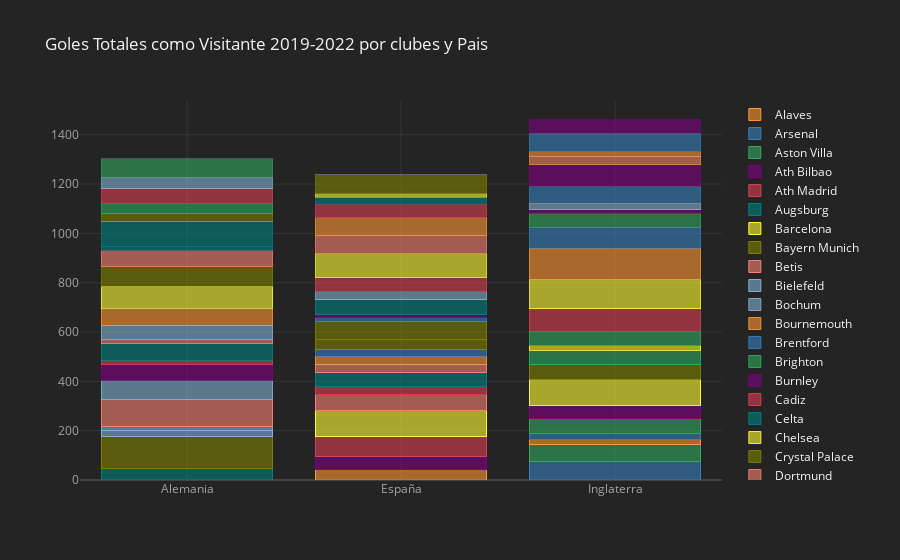

Notebook source saved alongside this figure:
### Code cell
# barchart 
    # doble click sobre un club en la leyenda para aislar su resultado

df_visitante.iplot(kind='bar',barmode='stack', title='Goles Totales como Visitante 2019-2022 por clubes y Pais')

### Figure 1 — Plotly figure (JSON) as saved in the notebook; plotly's stock layout.template omitted (floating-point values rounded to 4 significant figures)
{"data": [{"marker": {"color": "rgba(255, 153, 51, 0.6)", "line": {"color": "rgba(255, 153, 51, 1.0)", "width": 1}}, "name": "Alaves", "orientation": "v", "text": "", "type": "bar", "x": ["Alemania", "España", "Inglaterra"], "y": [0, 43, 0]}, {"marker": {"color": "rgba(55, 128, 191, 0.6)", "line": {"color": "rgba(55, 128, 191, 1.0)", "width": 1}}, "name": "Arsenal", "orientation": "v", "text": "", "type": "bar", "x": ["Alemania", "España", "Inglaterra"], "y": [0, 0, 77]}, {"marker": {"color": "rgba(50, 171, 96, 0.6)", "line": {"color": "rgba(50, 171, 96, 1.0)", "width": 1}}, "name": "Aston Villa", "orientation": "v", "text": "", "type": "bar", "x": ["Alemania", "España", "Inglaterra"], "y": [0, 0, 68]}, {"marker": {"color": "rgba(128, 0, 128, 0.6)", "line": {"color": "rgba(128, 0, 128, 1.0)", "width": 1}}, "name": "Ath Bilbao", "orientation": "v", "text": "", "type": "bar", "x": ["Alemania", "España", "Inglaterra"], "y": [0, 51, 0]}, {"marker": {"color": "rgba(219, 64, 82, 0.6)", "line": {"color": "rgba(219, 64, 82, 1.0)", "width": 1}}, "name": "Ath Madrid", "orientation": "v", "text": "", "type": "bar", "x": ["Alemania", "España", "Inglaterra"], "y": [0, 81, 0]}, {"marker": {"color": "rgba(0, 128, 128, 0.6)", "line": {"color": "rgba(0, 128, 128, 1.0)", "width": 1}}, "name": "Augsburg", "orientation": "v", "text": "", "type": "bar", "x": ["Alemania", "España", "Inglaterra"], "y": [46, 0, 0]}, {"marker": {"color": "rgba(255, 255, 51, 0.6)", "line": {"color": "rgba(255, 255, 51, 1.0)", "width": 1}}, "name": "Barcelona", "orientation": "v", "text": "", "type": "bar", "x": ["Alemania", "España", "Inglaterra"], "y": [0, 106, 0]}, {"marker": {"color": "rgba(128, 128, 0, 0.6)", "line": {"color": "rgba(128, 128, 0, 1.0)", "width": 1}}, "name": "Bayern Munich", "orientation": "v", "text": "", "type": "bar", "x": ["Alemania", "España", "Inglaterra"], "y": [131, 0, 0]}, {"marker": {"color": "rgba(251, 128, 114, 0.6)", "line": {"color": "rgba(251, 128, 114, 1.0)", "width": 1}}, "name": "Betis", "orientation": "v", "text": "", "type": "bar", "x": ["Alemania", "España", "Inglaterra"], "y": [0, 65, 0]}, {"marker": {"color": "rgba(128, 177, 211, 0.6)", "line": {"color": "rgba(128, 177, 211, 1.0)", "width": 1}}, "name": "Bielefeld", "orientation": "v", "text": "", "type": "bar", "x": ["Alemania", "España", "Inglaterra"], "y": [25, 0, 0]}, {"marker": {"color": "rgba(128, 177, 211, 0.6)", "line": {"color": "rgba(128, 177, 211, 0.8999999999999999)", "width": 1}}, "name": "Bochum", "orientation": "v", "text": "", "type": "bar", "x": ["Alemania", "España", "Inglaterra"], "y": [17, 0, 0]}, {"marker": {"color": "rgba(255, 153, 51, 0.6)", "line": {"color": "rgba(255, 153, 51, 0.8999999999999999)", "width": 1}}, "name": "Bournemouth", "orientation": "v", "text": "", "type": "bar", "x": ["Alemania", "España", "Inglaterra"], "y": [0, 0, 18]}, {"marker": {"color": "rgba(55, 128, 191, 0.6)", "line": {"color": "rgba(55, 128, 191, 0.8999999999999999)", "width": 1}}, "name": "Brentford", "orientation": "v", "text": "", "type": "bar", "x": ["Alemania", "España", "Inglaterra"], "y": [0, 0, 26]}, {"marker": {"color": "rgba(50, 171, 96, 0.6)", "line": {"color": "rgba(50, 171, 96, 0.8999999999999999)", "width": 1}}, "name": "Brighton", "orientation": "v", "text": "", "type": "bar", "x": ["Alemania", "España", "Inglaterra"], "y": [0, 0, 60]}, {"marker": {"color": "rgba(128, 0, 128, 0.6)", "line": {"color": "rgba(128, 0, 128, 0.8999999999999999)", "width": 1}}, "name": "Burnley", "orientation": "v", "text": "", "type": "bar", "x": ["Alemania", "España", "Inglaterra"], "y": [0, 0, 54]}, {"marker": {"color": "rgba(219, 64, 82, 0.6)", "line": {"color": "rgba(219, 64, 82, 0.8999999999999999)", "width": 1}}, "name": "Cadiz", "orientation": "v", "text": "", "type": "bar", "x": ["Alemania", "España", "Inglaterra"], "y": [0, 35, 0]}, {"marker": {"color": "rgba(0, 128, 128, 0.6)", "line": {"color": "rgba(0, 128, 128, 0.8999999999999999)", "width": 1}}, "name": "Celta", "orientation": "v", "text": "", "type": "bar", "x": ["Alemania", "España", "Inglaterra"], "y": [0, 57, 0]}, {"marker": {"color": "rgba(255, 255, 51, 0.6)", "line": {"color": "rgba(255, 255, 51, 0.8999999999999999)", "width": 1}}, "name": "Chelsea", "orientation": "v", "text": "", "type": "bar", "x": ["Alemania", "España", "Inglaterra"], "y": [0, 0, 105]}, {"marker": {"color": "rgba(128, 128, 0, 0.6)", "line": {"color": "rgba(128, 128, 0, 0.8999999999999999)", "width": 1}}, "name": "Crystal Palace", "orientation": "v", "text": "", "type": "bar", "x": ["Alemania", "España", "Inglaterra"], "y": [0, 0, 60]}, {"marker": {"color": "rgba(251, 128, 114, 0.6)", "line": {"color": "rgba(251, 128, 114, 0.8999999999999999)", "width": 1}}, "name": "Dortmund", "orientation": "v", "text": "", "type": "bar", "x": ["Alemania", "España", "Inglaterra"], "y": [106, 0, 0]}, {"marker": {"color": "rgba(251, 128, 114, 0.6)", "line": {"color": "rgba(251, 128, 114, 0.7999999999999998)", "width": 1}}, "name": "Eibar", "orientation": "v", "text": "", "type": "bar", "x": ["Alemania", "España", "Inglaterra"], "y": [0, 31, 0]}, {"marker": {"color": "rgba(128, 177, 211, 0.6)", "line": {"color": "rgba(128, 177, 211, 0.7999999999999998)", "width": 1}}, "name": "Ein Frankfurt", "orientation": "v", "text": "", "type": "bar", "x": ["Alemania", "España", "Inglaterra"], "y": [80, 0, 0]}, {"marker": {"color": "rgba(255, 153, 51, 0.6)", "line": {"color": "rgba(255, 153, 51, 0.7999999999999998)", "width": 1}}, "name": "Elche", "orientation": "v", "text": "", "type": "bar", "x": ["Alemania", "España", "Inglaterra"], "y": [0, 32, 0]}, {"marker": {"color": "rgba(55, 128, 191, 0.6)", "line": {"color": "rgba(55, 128, 191, 0.7999999999999998)", "width": 1}}, "name": "Espanol", "orientation": "v", "text": "", "type": "bar", "x": ["Alemania", "España", "Inglaterra"], "y": [0, 27, 0]}, {"marker": {"color": "rgba(50, 171, 96, 0.6)", "line": {"color": "rgba(50, 171, 96, 0.7999999999999998)", "width": 1}}, "name": "Everton", "orientation": "v", "text": "", "type": "bar", "x": ["Alemania", "España", "Inglaterra"], "y": [0, 0, 59]}, {"marker": {"color": "rgba(128, 0, 128, 0.6)", "line": {"color": "rgba(128, 0, 128, 0.7999999999999998)", "width": 1}}, "name": "FC Koln", "orientation": "v", "text": "", "type": "bar", "x": ["Alemania", "España", "Inglaterra"], "y": [62, 0, 0]}, {"marker": {"color": "rgba(219, 64, 82, 0.6)", "line": {"color": "rgba(219, 64, 82, 0.7999999999999998)", "width": 1}}, "name": "Fortuna Dusseldorf", "orientation": "v", "text": "", "type": "bar", "x": ["Alemania", "España", "Inglaterra"], "y": [18, 0, 0]}, {"marker": {"color": "rgba(0, 128, 128, 0.6)", "line": {"color": "rgba(0, 128, 128, 0.7999999999999998)", "width": 1}}, "name": "Freiburg", "orientation": "v", "text": "", "type": "bar", "x": ["Alemania", "España", "Inglaterra"], "y": [70, 0, 0]}, {"marker": {"color": "rgba(255, 255, 51, 0.6)", "line": {"color": "rgba(255, 255, 51, 0.7999999999999998)", "width": 1}}, "name": "Fulham", "orientation": "v", "text": "", "type": "bar", "x": ["Alemania", "España", "Inglaterra"], "y": [0, 0, 18]}, {"marker": {"color": "rgba(128, 128, 0, 0.6)", "line": {"color": "rgba(128, 128, 0, 0.7999999999999998)", "width": 1}}, "name": "Getafe", "orientation": "v", "text": "", "type": "bar", "x": ["Alemania", "España", "Inglaterra"], "y": [0, 43, 0]}, {"marker": {"color": "rgba(128, 128, 0, 0.6)", "line": {"color": "rgba(128, 128, 0, 0.7)", "width": 1}}, "name": "Granada", "orientation": "v", "text": "", "type": "bar", "x": ["Alemania", "España", "Inglaterra"], "y": [0, 70, 0]}, {"marker": {"color": "rgba(251, 128, 114, 0.6)", "line": {"color": "rgba(251, 128, 114, 0.7)", "width": 1}}, "name": "Greuther Furth", "orientation": "v", "text": "", "type": "bar", "x": ["Alemania", "España", "Inglaterra"], "y": [13, 0, 0]}, {"marker": {"color": "rgba(128, 177, 211, 0.6)", "line": {"color": "rgba(128, 177, 211, 0.7)", "width": 1}}, "name": "Hertha", "orientation": "v", "text": "", "type": "bar", "x": ["Alemania", "España", "Inglaterra"], "y": [58, 0, 0]}, {"marker": {"color": "rgba(255, 153, 51, 0.6)", "line": {"color": "rgba(255, 153, 51, 0.7)", "width": 1}}, "name": "Hoffenheim", "orientation": "v", "text": "", "type": "bar", "x": ["Alemania", "España", "Inglaterra"], "y": [71, 0, 0]}, {"marker": {"color": "rgba(55, 128, 191, 0.6)", "line": {"color": "rgba(55, 128, 191, 0.7)", "width": 1}}, "name": "Huesca", "orientation": "v", "text": "", "type": "bar", "x": ["Alemania", "España", "Inglaterra"], "y": [0, 17, 0]}, {"marker": {"color": "rgba(50, 171, 96, 0.6)", "line": {"color": "rgba(50, 171, 96, 0.7)", "width": 1}}, "name": "Leeds", "orientation": "v", "text": "", "type": "bar", "x": ["Alemania", "España", "Inglaterra"], "y": [0, 0, 57]}, {"marker": {"color": "rgba(128, 0, 128, 0.6)", "line": {"color": "rgba(128, 0, 128, 0.7)", "width": 1}}, "name": "Leganes", "orientation": "v", "text": "", "type": "bar", "x": ["Alemania", "España", "Inglaterra"], "y": [0, 13, 0]}, {"marker": {"color": "rgba(219, 64, 82, 0.6)", "line": {"color": "rgba(219, 64, 82, 0.7)", "width": 1}}, "name": "Leicester", "orientation": "v", "text": "", "type": "bar", "x": ["Alemania", "España", "Inglaterra"], "y": [0, 0, 94]}, {"marker": {"color": "rgba(0, 128, 128, 0.6)", "line": {"color": "rgba(0, 128, 128, 0.7)", "width": 1}}, "name": "Levante", "orientation": "v", "text": "", "type": "bar", "x": ["Alemania", "España", "Inglaterra"], "y": [0, 62, 0]}, {"marker": {"color": "rgba(255, 255, 51, 0.6)", "line": {"color": "rgba(255, 255, 51, 0.7)", "width": 1}}, "name": "Leverkusen", "orientation": "v", "text": "", "type": "bar", "x": ["Alemania", "España", "Inglaterra"], "y": [89, 0, 0]}, {"marker": {"color": "rgba(255, 255, 51, 0.6)", "line": {"color": "rgba(255, 255, 51, 0.5999999999999999)", "width": 1}}, "name": "Liverpool", "orientation": "v", "text": "", "type": "bar", "x": ["Alemania", "España", "Inglaterra"], "y": [0, 0, 117]}, {"marker": {"color": "rgba(128, 128, 0, 0.6)", "line": {"color": "rgba(128, 128, 0, 0.5999999999999999)", "width": 1}}, "name": "M'gladbach", "orientation": "v", "text": "", "type": "bar", "x": ["Alemania", "España", "Inglaterra"], "y": [79, 0, 0]}, {"marker": {"color": "rgba(251, 128, 114, 0.6)", "line": {"color": "rgba(251, 128, 114, 0.5999999999999999)", "width": 1}}, "name": "Mainz", "orientation": "v", "text": "", "type": "bar", "x": ["Alemania", "España", "Inglaterra"], "y": [66, 0, 0]}, {"marker": {"color": "rgba(128, 177, 211, 0.6)", "line": {"color": "rgba(128, 177, 211, 0.5999999999999999)", "width": 1}}, "name": "Mallorca", "orientation": "v", "text": "", "type": "bar", "x": ["Alemania", "España", "Inglaterra"], "y": [0, 31, 0]}, {"marker": {"color": "rgba(255, 153, 51, 0.6)", "line": {"color": "rgba(255, 153, 51, 0.5999999999999999)", "width": 1}}, "name": "Man City", "orientation": "v", "text": "", "type": "bar", "x": ["Alemania", "España", "Inglaterra"], "y": [0, 0, 126]}, {"marker": {"color": "rgba(55, 128, 191, 0.6)", "line": {"color": "rgba(55, 128, 191, 0.5999999999999999)", "width": 1}}, "name": "Man United", "orientation": "v", "text": "", "type": "bar", "x": ["Alemania", "España", "Inglaterra"], "y": [0, 0, 86]}, {"marker": {"color": "rgba(50, 171, 96, 0.6)", "line": {"color": "rgba(50, 171, 96, 0.5999999999999999)", "width": 1}}, "name": "Newcastle", "orientation": "v", "text": "", "type": "bar", "x": ["Alemania", "España", "Inglaterra"], "y": [0, 0, 56]}, {"marker": {"color": "rgba(128, 0, 128, 0.6)", "line": {"color": "rgba(128, 0, 128, 0.5999999999999999)", "width": 1}}, "name": "Norwich", "orientation": "v", "text": "", "type": "bar", "x": ["Alemania", "España", "Inglaterra"], "y": [0, 0, 18]}, {"marker": {"color": "rgba(219, 64, 82, 0.6)", "line": {"color": "rgba(219, 64, 82, 0.5999999999999999)", "width": 1}}, "name": "Osasuna", "orientation": "v", "text": "", "type": "bar", "x": ["Alemania", "España", "Inglaterra"], "y": [0, 56, 0]}, {"marker": {"color": "rgba(0, 128, 128, 0.6)", "line": {"color": "rgba(0, 128, 128, 0.5999999999999999)", "width": 1}}, "name": "Paderborn", "orientation": "v", "text": "", "type": "bar", "x": ["Alemania", "España", "Inglaterra"], "y": [16, 0, 0]}, {"marker": {"color": "rgba(0, 128, 128, 0.6)", "line": {"color": "rgba(0, 128, 128, 0.49999999999999983)", "width": 1}}, "name": "RB Leipzig", "orientation": "v", "text": "", "type": "bar", "x": ["Alemania", "España", "Inglaterra"], "y": [103, 0, 0]}, {"marker": {"color": "rgba(255, 255, 51, 0.6)", "line": {"color": "rgba(255, 255, 51, 0.49999999999999983)", "width": 1}}, "name": "Real Madrid", "orientation": "v", "text": "", "type": "bar", "x": ["Alemania", "España", "Inglaterra"], "y": [0, 100, 0]}, {"marker": {"color": "rgba(128, 128, 0, 0.6)", "line": {"color": "rgba(128, 128, 0, 0.49999999999999983)", "width": 1}}, "name": "Schalke 04", "orientation": "v", "text": "", "type": "bar", "x": ["Alemania", "España", "Inglaterra"], "y": [29, 0, 0]}, {"marker": {"color": "rgba(251, 128, 114, 0.6)", "line": {"color": "rgba(251, 128, 114, 0.49999999999999983)", "width": 1}}, "name": "Sevilla", "orientation": "v", "text": "", "type": "bar", "x": ["Alemania", "España", "Inglaterra"], "y": [0, 71, 0]}, {"marker": {"color": "rgba(128, 177, 211, 0.6)", "line": {"color": "rgba(128, 177, 211, 0.49999999999999983)", "width": 1}}, "name": "Sheffield United", "orientation": "v", "text": "", "type": "bar", "x": ["Alemania", "España", "Inglaterra"], "y": [0, 0, 23]}, {"marker": {"color": "rgba(255, 153, 51, 0.6)", "line": {"color": "rgba(255, 153, 51, 0.49999999999999983)", "width": 1}}, "name": "Sociedad", "orientation": "v", "text": "", "type": "bar", "x": ["Alemania", "España", "Inglaterra"], "y": [0, 72, 0]}, {"marker": {"color": "rgba(55, 128, 191, 0.6)", "line": {"color": "rgba(55, 128, 191, 0.49999999999999983)", "width": 1}}, "name": "Southampton", "orientation": "v", "text": "", "type": "bar", "x": ["Alemania", "España", "Inglaterra"], "y": [0, 0, 69]}, {"marker": {"color": "rgba(50, 171, 96, 0.6)", "line": {"color": "rgba(50, 171, 96, 0.49999999999999983)", "width": 1}}, "name": "Stuttgart", "orientation": "v", "text": "", "type": "bar", "x": ["Alemania", "España", "Inglaterra"], "y": [42, 0, 0]}, {"marker": {"color": "rgba(128, 0, 128, 0.6)", "line": {"color": "rgba(128, 0, 128, 0.49999999999999983)", "width": 1}}, "name": "Tottenham", "orientation": "v", "text": "", "type": "bar", "x": ["Alemania", "España", "Inglaterra"], "y": [0, 0, 89]}, {"marker": {"color": "rgba(219, 64, 82, 0.6)", "line": {"color": "rgba(219, 64, 82, 0.49999999999999983)", "width": 1}}, "name": "Union Berlin", "orientation": "v", "text": "", "type": "bar", "x": ["Alemania", "España", "Inglaterra"], "y": [60, 0, 0]}, {"marker": {"color": "rgba(219, 64, 82, 0.6)", "line": {"color": "rgba(219, 64, 82, 0.39999999999999974)", "width": 1}}, "name": "Valencia", "orientation": "v", "text": "", "type": "bar", "x": ["Alemania", "España", "Inglaterra"], "y": [0, 55, 0]}, {"marker": {"color": "rgba(0, 128, 128, 0.6)", "line": {"color": "rgba(0, 128, 128, 0.39999999999999974)", "width": 1}}, "name": "Valladolid", "orientation": "v", "text": "", "type": "bar", "x": ["Alemania", "España", "Inglaterra"], "y": [0, 29, 0]}, {"marker": {"color": "rgba(255, 255, 51, 0.6)", "line": {"color": "rgba(255, 255, 51, 0.39999999999999974)", "width": 1}}, "name": "Vallecano", "orientation": "v", "text": "", "type": "bar", "x": ["Alemania", "España", "Inglaterra"], "y": [0, 13, 0]}, {"marker": {"color": "rgba(128, 128, 0, 0.6)", "line": {"color": "rgba(128, 128, 0, 0.39999999999999974)", "width": 1}}, "name": "Villarreal", "orientation": "v", "text": "", "type": "bar", "x": ["Alemania", "España", "Inglaterra"], "y": [0, 80, 0]}, {"marker": {"color": "rgba(251, 128, 114, 0.6)", "line": {"color": "rgba(251, 128, 114, 0.39999999999999974)", "width": 1}}, "name": "Watford", "orientation": "v", "text": "", "type": "bar", "x": ["Alemania", "España", "Inglaterra"], "y": [0, 0, 31]}, {"marker": {"color": "rgba(128, 177, 211, 0.6)", "line": {"color": "rgba(128, 177, 211, 0.39999999999999974)", "width": 1}}, "name": "Werder Bremen", "orientation": "v", "text": "", "type": "bar", "x": ["Alemania", "España", "Inglaterra"], "y": [47, 0, 0]}, {"marker": {"color": "rgba(255, 153, 51, 0.6)", "line": {"color": "rgba(255, 153, 51, 0.39999999999999974)", "width": 1}}, "name": "West Brom", "orientation": "v", "text": "", "type": "bar", "x": ["Alemania", "España", "Inglaterra"], "y": [0, 0, 20]}, {"marker": {"color": "rgba(55, 128, 191, 0.6)", "line": {"color": "rgba(55, 128, 191, 0.39999999999999974)", "width": 1}}, "name": "West Ham", "orientation": "v", "text": "", "type": "bar", "x": ["Alemania", "España", "Inglaterra"], "y": [0, 0, 76]}, {"marker": {"color": "rgba(50, 171, 96, 0.6)", "line": {"color": "rgba(50, 171, 96, 0.39999999999999974)", "width": 1}}, "name": "Wolfsburg", "orientation": "v", "text": "", "type": "bar", "x": ["Alemania", "España", "Inglaterra"], "y": [76, 0, 0]}, {"marker": {"color": "rgba(128, 0, 128, 0.6)", "line": {"color": "rgba(128, 0, 128, 0.39999999999999974)", "width": 1}}, "name": "Wolves", "orientation": "v", "text": "", "type": "bar", "x": ["Alemania", "España", "Inglaterra"], "y": [0, 0, 57]}], "layout": {"barmode": "stack", "legend": {"bgcolor": "#242424", "font": {"color": "#F4F4F4"}, "traceorder": "normal"}, "paper_bgcolor": "#242424", "plot_bgcolor": "#242424", "title": {"font": {"color": "#F4F4F4"}, "text": "Goles Totales como Visitante 2019-2022 por clubes y Pais"}, "xaxis": {"gridcolor": "#343434", "showgrid": true, "tickfont": {"color": "#A4A4A4"}, "title": {"font": {"color": "#A4A4A4"}, "text": ""}, "zerolinecolor": "#444444"}, "yaxis": {"gridcolor": "#343434", "showgrid": true, "tickfont": {"color": "#A4A4A4"}, "title": {"font": {"color": "#A4A4A4"}, "text": ""}, "zerolinecolor": "#444444"}}}
